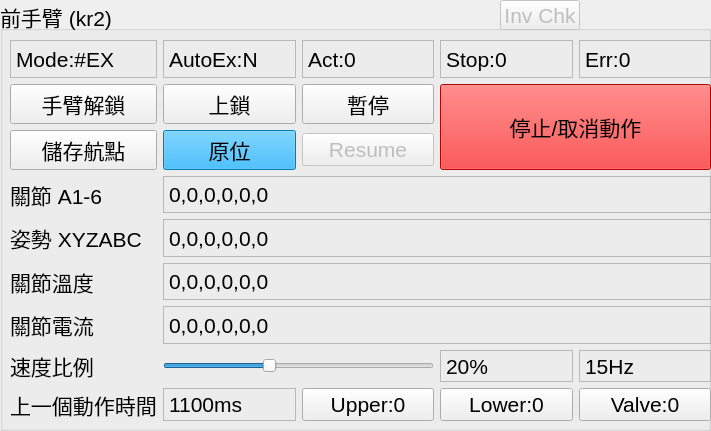
       <widget class="QGroupBox" name="frontarmgroupBox">
        <property name="geometry">
         <rect>
          <x>750</x>
          <y>40</y>
          <width>711</width>
          <height>431</height>
         </rect>
        </property>
        <property name="sizePolicy">
         <sizepolicy hsizetype="Fixed" vsizetype="Fixed">
          <horstretch>0</horstretch>
          <verstretch>0</verstretch>
         </sizepolicy>
        </property>
        <property name="font">
         <font>
          <pointsize>16</pointsize>
         </font>
        </property>
        <property name="title">
         <string>前手臂 (kr2)</string>
        </property>
        <widget class="QWidget" name="verticalLayoutWidget_2">
         <property name="geometry">
          <rect>
           <x>10</x>
           <y>40</y>
           <width>701</width>
           <height>381</height>
          </rect>
         </property>
         <property name="font">
          <font>
           <pointsize>16</pointsize>
          </font>
         </property>
         <layout class="QGridLayout" name="gridLayout_2">
          <item row="2" column="2">
           <widget class="QPushButton" name="resumeMoveButton_2">
            <property name="enabled">
             <bool>false</bool>
            </property>
            <property name="font">
             <font>
              <pointsize>16</pointsize>
             </font>
            </property>
            <property name="text">
             <string>Resume</string>
            </property>
           </widget>
          </item>
          <item row="5" column="0">
           <widget class="QLabel" name="label_11">
            <property name="font">
             <font>
              <pointsize>16</pointsize>
             </font>
            </property>
            <property name="text">
             <string>關節溫度</string>
            </property>
           </widget>
          </item>
          <item row="0" column="1">
           <widget class="QLabel" name="autoExLabel_2">
            <property name="font">
             <font>
              <pointsize>16</pointsize>
             </font>
            </property>
            <property name="frameShape">
             <enum>QFrame::StyledPanel</enum>
            </property>
            <property name="text">
             <string>AutoEx:N</string>
            </property>
           </widget>
          </item>
          <item row="8" column="0">
           <widget class="QLabel" name="label_14">
            <property name="font">
             <font>
              <pointsize>16</pointsize>
             </font>
            </property>
            <property name="text">
             <string>上一個動作時間</string>
            </property>
           </widget>
          </item>
          <item row="0" column="3">
           <widget class="QLabel" name="stopCodeLabel_2">
            <property name="font">
             <font>
              <pointsize>16</pointsize>
             </font>
            </property>
            <property name="frameShape">
             <enum>QFrame::StyledPanel</enum>
            </property>
            <property name="text">
             <string>Stop:0</string>
            </property>
           </widget>
          </item>
          <item row="6" column="0">
           <widget class="QLabel" name="label_13">
            <property name="font">
             <font>
              <pointsize>16</pointsize>
             </font>
            </property>
            <property name="text">
             <string>關節電流</string>
            </property>
           </widget>
          </item>
          <item row="1" column="2">
           <widget class="QPushButton" name="pauseMoveButton_2">
            <property name="font">
             <font>
              <pointsize>16</pointsize>
             </font>
            </property>
            <property name="text">
             <string>暫停</string>
            </property>
           </widget>
          </item>
          <item row="0" column="0">
           <widget class="QLabel" name="krcModeLabel_2">
            <property name="font">
             <font>
              <pointsize>16</pointsize>
             </font>
            </property>
            <property name="frameShape">
             <enum>QFrame::StyledPanel</enum>
            </property>
            <property name="text">
             <string>Mode:#EX</string>
            </property>
           </widget>
          </item>
          <item row="4" column="0">
           <widget class="QLabel" name="label_10">
            <property name="font">
             <font>
              <pointsize>16</pointsize>
             </font>
            </property>
            <property name="text">
             <string>姿勢 XYZABC</string>
            </property>
           </widget>
          </item>
          <item row="8" column="1">
           <widget class="QLabel" name="lastMoveTLabel_2">
            <property name="font">
             <font>
              <pointsize>16</pointsize>
             </font>
            </property>
            <property name="frameShape">
             <enum>QFrame::StyledPanel</enum>
            </property>
            <property name="text">
             <string>1100ms</string>
            </property>
           </widget>
          </item>
          <item row="7" column="0">
           <widget class="QLabel" name="label_9">
            <property name="font">
             <font>
              <pointsize>16</pointsize>
             </font>
            </property>
            <property name="text">
             <string>速度比例</string>
            </property>
           </widget>
          </item>
          <item row="0" column="2">
           <widget class="QLabel" name="actionCodeLabel_2">
            <property name="font">
             <font>
              <pointsize>16</pointsize>
             </font>
            </property>
            <property name="frameShape">
             <enum>QFrame::StyledPanel</enum>
            </property>
            <property name="text">
             <string>Act:0</string>
            </property>
           </widget>
          </item>
          <item row="4" column="1" colspan="4">
           <widget class="QLabel" name="poseLabel_2">
            <property name="font">
             <font>
              <pointsize>16</pointsize>
             </font>
            </property>
            <property name="frameShape">
             <enum>QFrame::StyledPanel</enum>
            </property>
            <property name="text">
             <string>0,0,0,0,0,0</string>
            </property>
            <property name="alignment">
             <set>Qt::AlignLeading|Qt::AlignLeft|Qt::AlignVCenter</set>
            </property>
           </widget>
          </item>
          <item row="5" column="1" colspan="4">
           <widget class="QLabel" name="tempLabel_2">
            <property name="font">
             <font>
              <pointsize>16</pointsize>
             </font>
            </property>
            <property name="frameShape">
             <enum>QFrame::StyledPanel</enum>
            </property>
            <property name="text">
             <string>0,0,0,0,0,0</string>
            </property>
            <property name="alignment">
             <set>Qt::AlignLeading|Qt::AlignLeft|Qt::AlignVCenter</set>
            </property>
           </widget>
          </item>
          <item row="6" column="1" colspan="4">
           <widget class="QLabel" name="currentLabel_2">
            <property name="font">
             <font>
              <pointsize>16</pointsize>
             </font>
            </property>
            <property name="frameShape">
             <enum>QFrame::StyledPanel</enum>
            </property>
            <property name="text">
             <string>0,0,0,0,0,0</string>
            </property>
            <property name="alignment">
             <set>Qt::AlignLeading|Qt::AlignLeft|Qt::AlignVCenter</set>
            </property>
           </widget>
          </item>
          <item row="3" column="1" colspan="4">
           <widget class="QLabel" name="jointsLabel_2">
            <property name="font">
             <font>
              <pointsize>16</pointsize>
              <weight>50</weight>
              <bold>false</bold>
             </font>
            </property>
            <property name="frameShape">
             <enum>QFrame::StyledPanel</enum>
            </property>
            <property name="text">
             <string>0,0,0,0,0,0</string>
            </property>
            <property name="alignment">
             <set>Qt::AlignLeading|Qt::AlignLeft|Qt::AlignVCenter</set>
            </property>
           </widget>
          </item>
          <item row="3" column="0">
           <widget class="QLabel" name="label_12">
            <property name="font">
             <font>
              <pointsize>16</pointsize>
             </font>
            </property>
            <property name="text">
             <string>關節 A1-6</string>
            </property>
           </widget>
          </item>
          <item row="8" column="2">
           <widget class="QPushButton" name="doUpPushButton_2">
            <property name="font">
             <font>
              <pointsize>16</pointsize>
             </font>
            </property>
            <property name="text">
             <string>Upper:0</string>
            </property>
           </widget>
          </item>
          <item row="8" column="3">
           <widget class="QPushButton" name="doLoPushButton_2">
            <property name="font">
             <font>
              <pointsize>16</pointsize>
             </font>
            </property>
            <property name="text">
             <string>Lower:0</string>
            </property>
           </widget>
          </item>
          <item row="1" column="0">
           <widget class="QPushButton" name="startAutoExButton_2">
            <property name="font">
             <font>
              <pointsize>16</pointsize>
             </font>
            </property>
            <property name="text">
             <string>手臂解鎖</string>
            </property>
           </widget>
          </item>
          <item row="1" column="1">
           <widget class="QPushButton" name="disablebutton_2">
            <property name="font">
             <font>
              <pointsize>16</pointsize>
             </font>
            </property>
            <property name="text">
             <string>上鎖</string>
            </property>
           </widget>
          </item>
          <item row="2" column="0">
           <widget class="QPushButton" name="saveWaypointButton_2">
            <property name="font">
             <font>
              <pointsize>16</pointsize>
             </font>
            </property>
            <property name="text">
             <string>儲存航點</string>
            </property>
           </widget>
          </item>
          <item row="2" column="1">
           <widget class="QPushButton" name="goHomeButton_2">
            <property name="font">
             <font>
              <pointsize>16</pointsize>
             </font>
            </property>
            <property name="styleSheet">
             <string notr="true">background-color: rgb(0, 170, 255);</string>
            </property>
            <property name="text">
             <string>原位</string>
            </property>
           </widget>
          </item>
          <item row="0" column="4">
           <widget class="QLabel" name="errorCodeLabel_2">
            <property name="font">
             <font>
              <pointsize>16</pointsize>
             </font>
            </property>
            <property name="frameShape">
             <enum>QFrame::StyledPanel</enum>
            </property>
            <property name="text">
             <string>Err:0</string>
            </property>
           </widget>
          </item>
          <item row="7" column="1" colspan="2">
           <widget class="QSlider" name="speedHorizontalSlider_2">
            <property name="font">
             <font>
              <pointsize>16</pointsize>
             </font>
            </property>
            <property name="mouseTracking">
             <bool>true</bool>
            </property>
            <property name="autoFillBackground">
             <bool>false</bool>
            </property>
            <property name="minimum">
             <number>1</number>
            </property>
            <property name="maximum">
             <number>50</number>
            </property>
            <property name="sliderPosition">
             <number>20</number>
            </property>
            <property name="orientation">
             <enum>Qt::Horizontal</enum>
            </property>
           </widget>
          </item>
          <item row="7" column="3">
           <widget class="QLabel" name="speedLabel_2">
            <property name="font">
             <font>
              <pointsize>16</pointsize>
             </font>
            </property>
            <property name="frameShape">
             <enum>QFrame::StyledPanel</enum>
            </property>
            <property name="text">
             <string>20%</string>
            </property>
           </widget>
          </item>
          <item row="7" column="4">
           <widget class="QLabel" name="refreshLabel_2">
            <property name="font">
             <font>
              <pointsize>16</pointsize>
             </font>
            </property>
            <property name="frameShape">
             <enum>QFrame::StyledPanel</enum>
            </property>
            <property name="text">
             <string>15Hz</string>
            </property>
           </widget>
          </item>
          <item row="8" column="4">
           <widget class="QPushButton" name="doValvePushButton_2">
            <property name="font">
             <font>
              <pointsize>16</pointsize>
             </font>
            </property>
            <property name="text">
             <string>Valve:0</string>
            </property>
           </widget>
          </item>
          <item row="1" column="3" rowspan="2" colspan="2">
           <widget class="QPushButton" name="stopMoveButton_2">
            <property name="sizePolicy">
             <sizepolicy hsizetype="Minimum" vsizetype="Expanding">
              <horstretch>0</horstretch>
              <verstretch>0</verstretch>
             </sizepolicy>
            </property>
            <property name="font">
             <font>
              <pointsize>16</pointsize>
             </font>
            </property>
            <property name="styleSheet">
             <string notr="true">background-color: rgb(255, 0, 0);
</string>
            </property>
            <property name="text">
             <string>停止/取消動作</string>
            </property>
           </widget>
          </item>
         </layout>
        </widget>
        <widget class="QPushButton" name="goInvCheckButton">
         <property name="enabled">
          <bool>false</bool>
         </property>
         <property name="geometry">
          <rect>
           <x>500</x>
           <y>0</y>
           <width>80</width>
           <height>30</height>
          </rect>
         </property>
         <property name="font">
          <font>
           <pointsize>16</pointsize>
          </font>
         </property>
         <property name="text">
          <string>Inv Chk</string>
         </property>
        </widget>
       </widget>
